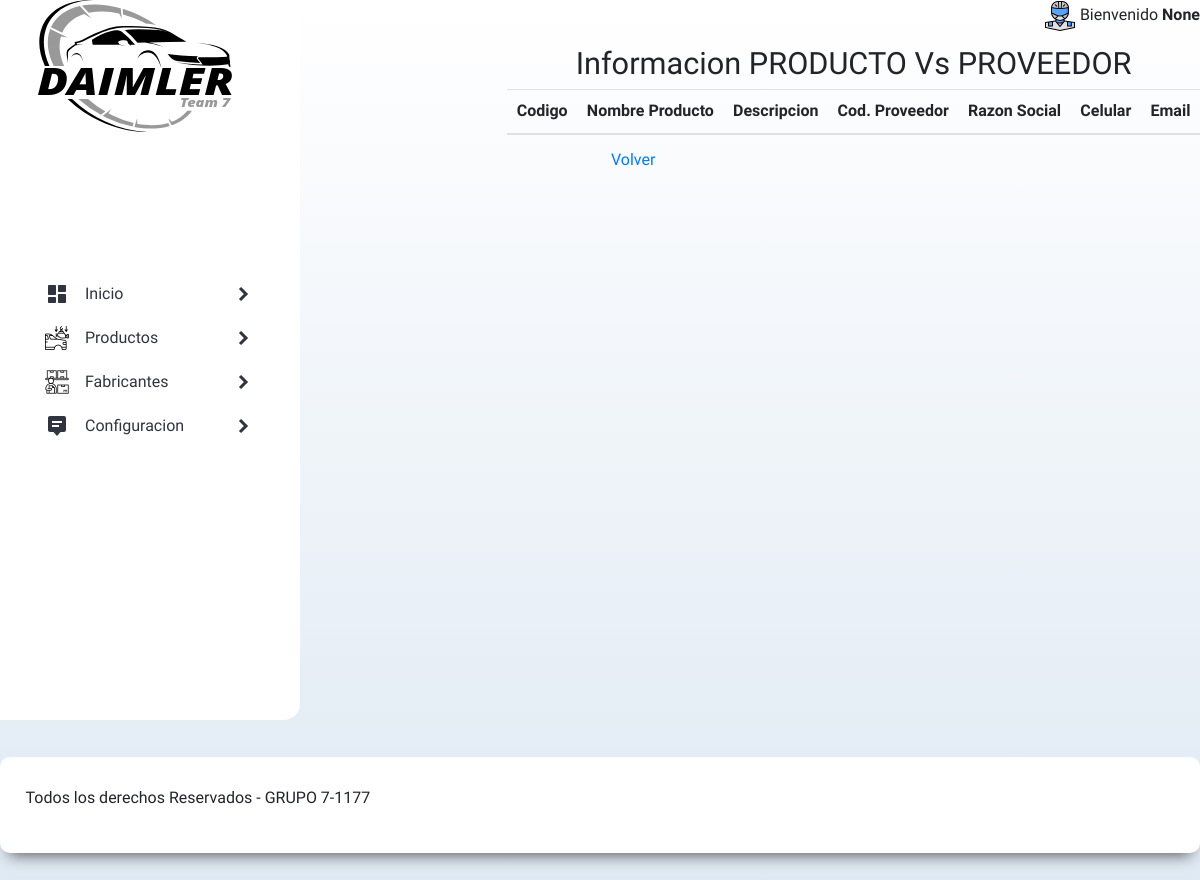
Page /info_prod/3 (signed in) on the earlier database version.
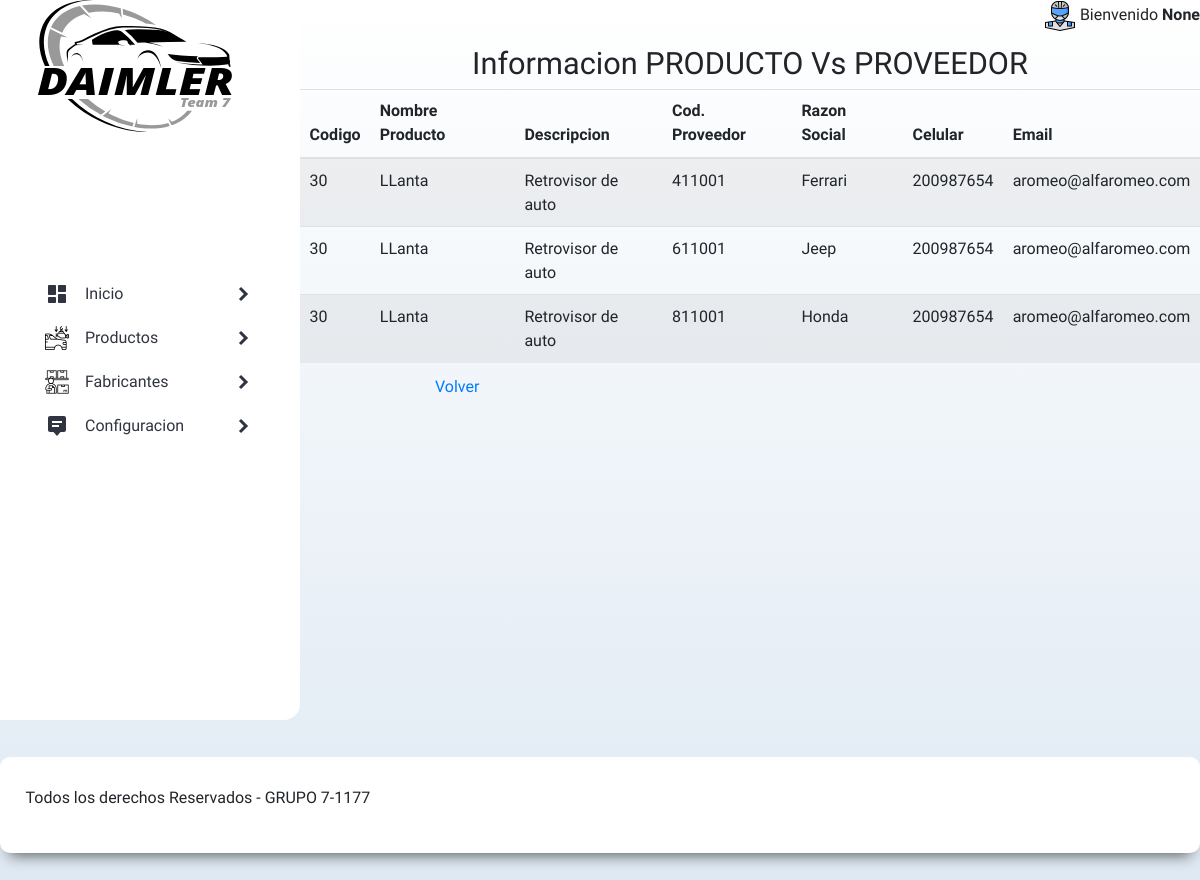
Same page on the later database version.
### tables this page shows
CREATE TABLE proveedor (
  id_proveedor INTEGER PRIMARY KEY AutoIncrement,
  codigo_proveedor varchar(15) NOT NULL UNIQUE,
  tipoid_proveedor varchar(5) NOT NULL,
  nroid_proveedor varchar(15) NOT NULL,
  dv_nroid char(1) NOT NULL,
  razon_social_proveedor varchar(255) NOT NULL,
  nombre_representante varchar(255) NOT NULL,
  nombre_contacto varchar(255) NOT NULL,
  email_proveedor varchar(255) NOT NULL,
  codigo_pais varchar(15) DEFAULT NULL,
  ciudad varchar(50) DEFAULT NULL,
  direccion varchar(255) DEFAULT NULL,
  telefono varchar(50) NOT NULL,
  celular varchar(50) NOT NULL,
  estado char(1) NOT NULL DEFAULT 1,
  fecha_sistema datetime DEFAULT CURRENT_TIMESTAMP,
  codigo_usuario varchar(15) NOT NULL
  );

CREATE TABLE productos (
  id_producto INTEGER PRIMARY KEY AutoIncrement,
  codigo_producto varchar(15) NOT NULL UNIQUE,
  nombre_producto varchar(255) NOT NULL,
  descripcion text,
  cminima_rq_bodega decimal(15,0) DEFAULT NULL,
  cdisponible_bodega decimal(15,0) DEFAULT NULL,
  estado char(1) NOT NULL DEFAULT 1,
  fecha_sistema datetime DEFAULT CURRENT_TIMESTAMP,
  codigo_usuario varchar(15) NOT NULL
  );

### app.py (the view)
@app.route("/info_prod/<int:id>")
def info_prod(id):
    if g.user:
        if request.method == 'GET':
            db = get_db()
            cursor = db.cursor()
            cursor.execute( '''select pr.codigo_producto, pr.nombre_producto, pr.descripcion, pro.codigo_proveedor, pro.razon_social_proveedor, pro.celular,
                    pro.email_proveedor, pro.direccion from productos as pr
                    inner join produ_prov as pp on pr.id_producto= pp.id_producto
                    inner join proveedor as pro on pro.id_proveedor= pp.id_proveedor
                    where pr.id_producto= ?; ''', (id,))
            productos = cursor.fetchall()
            close_db()
            return render_template("info_prod.html", sesion_iniciada=sesion_iniciada, productos=productos, usuario=g.user)
    else:
        return render_template('index.html', sesion_iniciada=sesion_iniciada, usuario=g.user)

### app.py (called while the page is built)
@app.before_request  # Decorador
def load_logged_in_user():
    user_id = session.get('user_id')
    if user_id is None:
        g.user = None
    else:
        g.user = get_db().execute(
            'SELECT * FROM usuarios WHERE codigo_usuario = ?', (user_id,)
        ).fetchone()

### db.py (called while the page is built)
def get_db():
    try:
        if 'db' not in g:
            g.db = sqlite3.connect("db/daimler.db")
            g.db.row_factory = sqlite3.Row
        return g.db
    except Error:
        print( Error )

### templates/info_prod.html
{% extends "base.html" %}
{% block cont_menu %}
<div class="form_menu">
    <h2>Informacion PRODUCTO Vs PROVEEDOR</h2>
    <table id="producto" class="table table-striped table-inverse table-responsive">
        <thead class="thead-inverse">
            <tr>
                <th>Codigo</th>
                <th>Nombre Producto</th>
                <th>Descripcion</th>
                <th>Cod. Proveedor</th>
                <th>Razon Social</th>
                <th>Celular</th>
                <th>Email</th>
            </tr>
            </thead>
            <tbody>
                {%for productos in productos %}
                <tr>
                    <td>{{productos[0]}} </td>
                    <td>{{productos[1]}} </td>
                    <td>{{productos[2]}} </td>
                    <td>{{productos[3]}} </td>
                    <td>{{productos[4]}} </td>
                    <td>{{productos[5]}} </td>
                    <td>{{productos[6]}} </td>
                </tr>
                {%endfor %}
            </tbody>
    </table>
    <div class="enviar">
        <a href="{{ url_for('crud_productos') }}" class="list__button">Volver</a>
    </div>
</div>
{% endblock %}

Differences in the rows shown:
added proveedor: codigo_producto "30", nombre_producto "LLanta", descripcion "Retrovisor de auto", codigo_proveedor "411001", razon_social_proveedor "Ferrari", celular "200987654", email_proveedor "aromeo@alfaromeo.com"
added proveedor: codigo_producto "30", nombre_producto "LLanta", descripcion "Retrovisor de auto", codigo_proveedor "611001", razon_social_proveedor "Jeep", celular "200987654", email_proveedor "aromeo@alfaromeo.com"
added proveedor: codigo_producto "30", nombre_producto "LLanta", descripcion "Retrovisor de auto", codigo_proveedor "811001", razon_social_proveedor "Honda", celular "200987654", email_proveedor "aromeo@alfaromeo.com"
